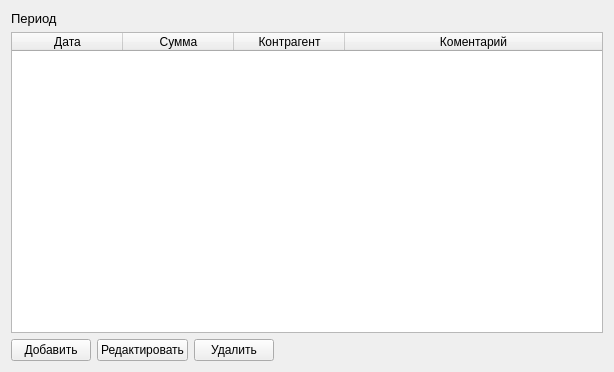
<?xml version="1.0" encoding="UTF-8"?>
<ui version="4.0">
 <class>Form</class>
 <widget class="QWidget" name="Form">
  <property name="geometry">
   <rect>
    <x>0</x>
    <y>0</y>
    <width>614</width>
    <height>372</height>
   </rect>
  </property>
  <property name="windowTitle">
   <string>Form</string>
  </property>
  <layout class="QVBoxLayout" name="verticalLayout_2">
   <item>
    <layout class="QHBoxLayout" name="horizontalLayout_2">
     <item>
      <widget class="QLabel" name="label">
       <property name="font">
        <font>
         <pointsize>10</pointsize>
        </font>
       </property>
       <property name="text">
        <string>Период</string>
       </property>
      </widget>
     </item>
    </layout>
   </item>
   <item>
    <widget class="QTableWidget" name="table_bill">
     <property name="font">
      <font>
       <pointsize>9</pointsize>
      </font>
     </property>
     <property name="horizontalScrollBarPolicy">
      <enum>Qt::ScrollBarAlwaysOff</enum>
     </property>
     <property name="rowCount">
      <number>0</number>
     </property>
     <attribute name="horizontalHeaderDefaultSectionSize">
      <number>111</number>
     </attribute>
     <attribute name="horizontalHeaderMinimumSectionSize">
      <number>30</number>
     </attribute>
     <attribute name="horizontalHeaderStretchLastSection">
      <bool>true</bool>
     </attribute>
     <attribute name="verticalHeaderVisible">
      <bool>true</bool>
     </attribute>
     <attribute name="verticalHeaderDefaultSectionSize">
      <number>30</number>
     </attribute>
     <attribute name="verticalHeaderStretchLastSection">
      <bool>false</bool>
     </attribute>
     <column>
      <property name="text">
       <string>Дата</string>
      </property>
     </column>
     <column>
      <property name="text">
       <string>Сумма</string>
      </property>
     </column>
     <column>
      <property name="text">
       <string>Контрагент</string>
      </property>
     </column>
     <column>
      <property name="text">
       <string>Коментарий</string>
      </property>
     </column>
    </widget>
   </item>
   <item>
    <layout class="QHBoxLayout" name="horizontalLayout">
     <item>
      <widget class="QPushButton" name="btn_add">
       <property name="text">
        <string>Добавить</string>
       </property>
      </widget>
     </item>
     <item>
      <widget class="QPushButton" name="btn_changed">
       <property name="text">
        <string>Редактировать</string>
       </property>
      </widget>
     </item>
     <item>
      <widget class="QPushButton" name="btn_delete">
       <property name="text">
        <string>Удалить</string>
       </property>
      </widget>
     </item>
     <item>
      <spacer name="horizontalSpacer">
       <property name="orientation">
        <enum>Qt::Horizontal</enum>
       </property>
       <property name="sizeHint" stdset="0">
        <size>
         <width>40</width>
         <height>20</height>
        </size>
       </property>
      </spacer>
     </item>
    </layout>
   </item>
  </layout>
 </widget>
 <resources/>
 <connections/>
</ui>
